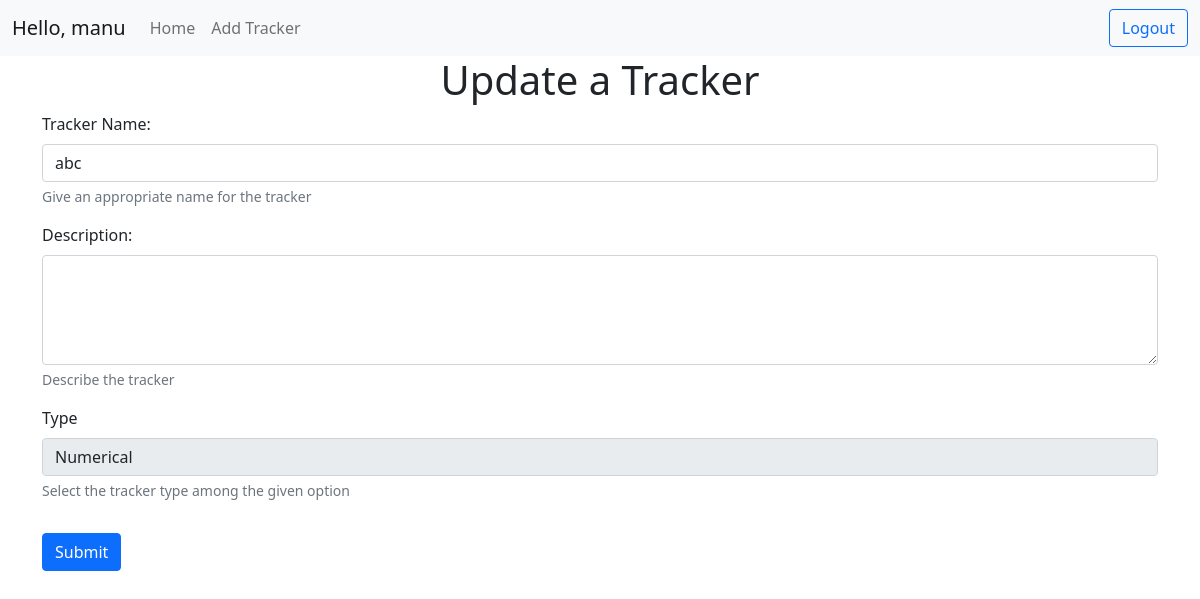
/tracker/1/update (signed in), run on the app's committed database.
### application/models.py (models this page shows)
class User(db.Model, UserMixin):
    __tablename__ = "user"
    id = db.Column(db.Integer, autoincrement=True, primary_key=True)
    username = db.Column(db.String)
    email = db.Column(db.String, unique=True)
    password = db.Column(db.String(255))
    active = db.Column(db.Boolean())
    trackers = db.relationship("Tracker", backref="tracker")
    roles = db.relationship('Role', secondary=roles_users, backref=db.backref('users', lazy='dynamic'))

class Tracker(db.Model):
    __tablename__ = "tracker"
    id = db.Column(db.Integer, primary_key=True, autoincrement=True)
    name = db.Column(db.String, nullable=False)
    description = db.Column(db.String)
    type = db.Column(db.Integer, nullable=False)
    settings = db.Column(db.String)
    user_id = db.Column(db.Integer,  db.ForeignKey("user.id"), nullable=False)
    activity = db.relationship("Activity", backref="activity")

### app.py (the view)
@app.route("/tracker/<int:tid>/update", methods=["GET", "POST"])
@login_required
def update_tracker(tid):
    if request.method == "GET":
        tracker = Tracker.query.filter(Tracker.id == tid).first()
        return render_template("tracker_update.html", tracker=tracker)
    elif request.method == "POST":
        if updateTracker(request.form, tid) == False:
            abort(500)
        return redirect(url_for("home"))

### app.py (called while the page is built)
@app.after_request
def after_request(response):
    header = response.headers
    header["Access-Control-Allow-Origin"] = "*"
    return response

@app.after_request
def after_request(response):
    header = response.headers
    header["Access-Control-Allow-Origin"] = "*"
    return response

### templates/tracker_update.html (shortened to what this page needs)
<!DOCTYPE html>
<html>
{% include './head_content.html' %}
<body>
    {% include './navbar.html' %}
    <h1 class="text-center">Update a Tracker</h1>
    <div>
        <form action="/tracker/{{ tracker.id }}/update" class="container" method="POST" id="update-tracker-form">
            <div class="mb-3">
                <label for="tname" class="form-label">Tracker Name: </label>
                <input type="text" class="form-control" id="tname" name="name" value="{{ tracker.name }}" required />
                <div id="namehelp" class="form-text">Give an appropriate name for the tracker</div>
            </div>
            <div class="mb-3">
                <label class="form-label">Description:</label>
                <textarea type="text" class="form-control" rows="4" name="desc"
                    value="{{ tracker.description }}">{{ tracker.description }}</textarea>
                <div id="deschelp" class="form-text">Describe the tracker</div>
            </div class="mb-3">
            <div class="mb-3">
                <label class="form-label">Type</label>
                <select name="t_type" class="form-control" value="{{ tracker.type }}" disabled>
                    <option value="1" {{ "selected" if tracker.type == 1 }}>Numerical</option>
                </select>
                <div id="ttypehelp" class="form-text">Select the tracker type among the given option</div>
            </div>
            <div class="mb-3">
                <input class="btn btn-primary" type="submit" value="Submit">
            </div>
        </form>
    </div>
</body>
</html>

### templates/navbar.html (shortened to what this page needs)
<nav class="navbar sticky-top navbar-expand-lg navbar-light bg-light">
  <div class="container-fluid">
    <a class="navbar-brand" href="/">Hello, {{current_user.username}}</a>
    {% if current_user.is_authenticated %}
    <div class="collapse navbar-collapse" id="navbarText">
      <ul class="navbar-nav me-auto mb-2 mb-lg-0">
        <li class="nav-item">
          <a class="nav-link" aria-current="page" href="/">Home</a>
        </li>
        <li class="nav-item">
          <a class="nav-link" href="/tracker/create">Add Tracker</a>
        </li>
      </ul>
      <form action="/logout" method="GET">
        <button class="btn btn-outline-primary" type="submit">Logout</button>
      </form>
      {% elif isLogin == True %}
      <form action="/register" method="GET">
        <button class="btn btn-outline-primary" type="submit">Register</button>
      </form>
      {% else %}
      <form action="/login" method="GET">
        <button class="btn btn-outline-primary" type="submit">Login</button>
      </form>
      {% endif %}
    </div>
  </div>
</nav>

### data on the page
User: username "manu"
Tracker: name "abc", t_type "Numerical"
